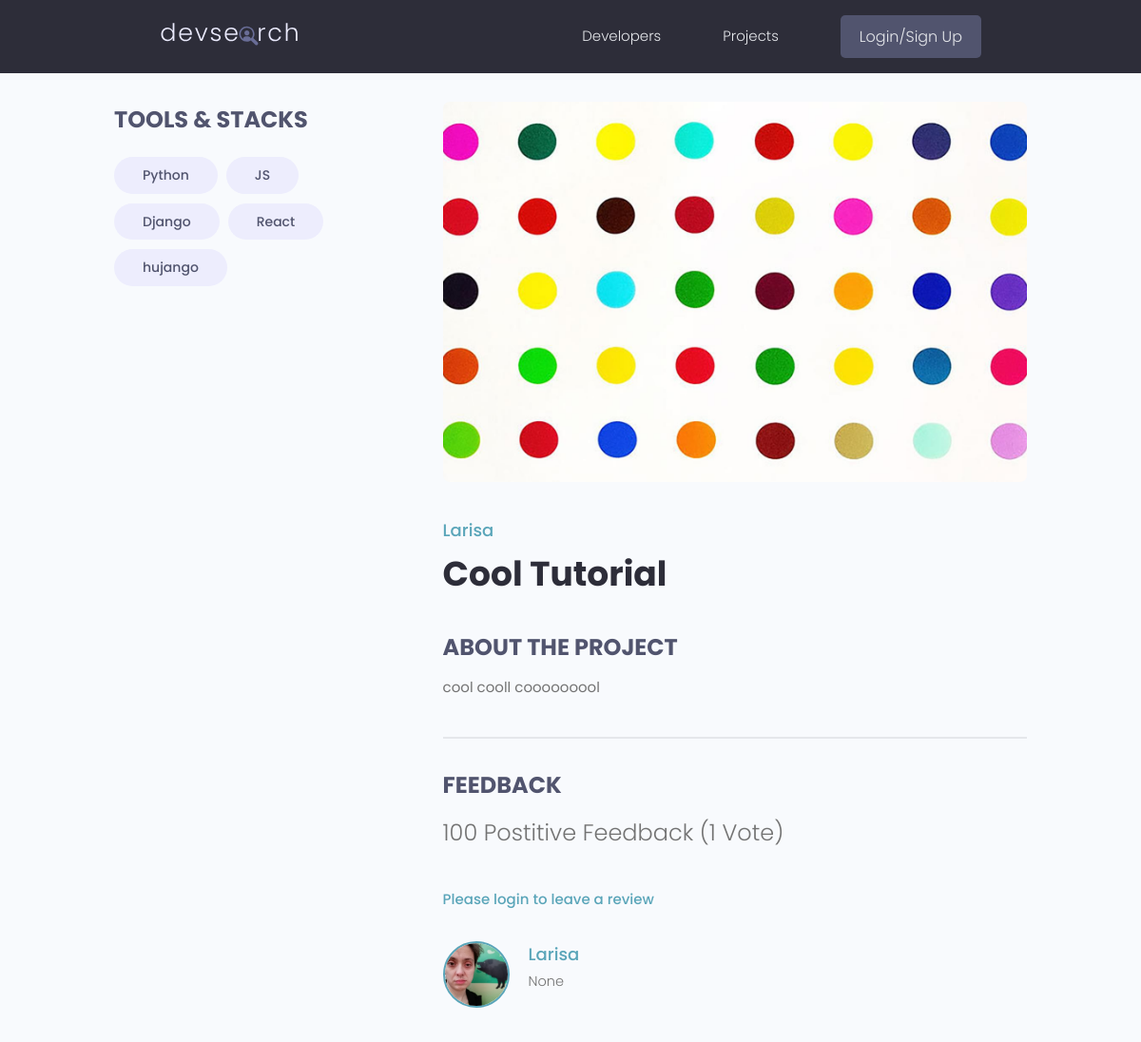
/projects/project/8d7c7fb3-6773-4437-bbe5-e133449baf8a, run on the app's committed database.
### projects/models.py (models this page shows, shortened)
class Tag(models.Model):
    name = models.CharField(max_length=200)
    created = models.DateTimeField(auto_now_add=True)
    id = models.UUIDField(default=uuid.uuid4, unique=True, primary_key=True, editable=False)
    def __str__(self):
        return self.name

class Project(models.Model):
    owner = models.ForeignKey(Profile, null=True, blank=True, on_delete=models.CASCADE)
    title = models.CharField(max_length=200)
    description = models.TextField(null=True, blank=True)
    featured_image = models.ImageField(null=True, blank=True, default="default.jpg")
    demo_link = models.CharField(max_length=2000, null=True, blank=True)
    source_link = models.CharField(max_length=2000, null=True, blank=True)
    tags = models.ManyToManyField('Tag', blank=True)
    vote_total = models.IntegerField(default=0, null=True, blank=True)
    vote_ratio = models.IntegerField(default=0, null=True, blank=True)
    created = models.DateTimeField(auto_now_add=True)
    id = models.UUIDField(default=uuid.uuid4, unique=True, primary_key=True, editable=False)
    class Meta:
        ordering = ['-vote_ratio', '-vote_total', 'title']
    @property
    def imageURL(self):
        try:
            url = self.featured_image.url
        except:
            url = ''
        return url
    @property
    def reviewers(self):
        queryset = self.review_set.all().values_list('owner__id', flat=True)
        return queryset

class Review(models.Model):
    VOTE_TYPE = (
        ('up', 'Up Vote'),
        ('down', 'Down Vote'),
    )
    owner = models.ForeignKey(Profile, on_delete=models.CASCADE, null=True)
    project = models.ForeignKey(Project, on_delete=models.CASCADE)
    body = models.TextField(null=True, blank=True)
    value = models.CharField(max_length=200, choices=VOTE_TYPE)
    created = models.DateTimeField(auto_now_add=True)
    id = models.UUIDField(default=uuid.uuid4, unique=True, primary_key=True, editable=False)
    class Meta:
        unique_together = [['owner', 'project']]

### users/models.py (models this page shows, shortened)
class Profile(models.Model):
    user = models.OneToOneField(User, on_delete=models.CASCADE, null=True, blank=True)
    name = models.CharField(max_length=200, blank=True, null=True)
    email = models.EmailField(max_length=500, blank=True, null=True)
    username = models.CharField(max_length=200, blank=True, null=True)
    location = models.CharField(max_length=200, blank=True, null=True)
    short_info = models.CharField(max_length=200, blank=True, null=True)
    bio = models.TextField(blank=True, null=True)
    profile_image = models.ImageField(null=True, blank=True, upload_to='profiles/', default='profiles/user-default.jpg')
    social_github = models.CharField(max_length=200, blank=True, null=True)
    social_twitter = models.CharField(max_length=200, blank=True, null=True)
    social_linkedin = models.CharField(max_length=200, blank=True, null=True)
    social_youtube = models.CharField(max_length=200, blank=True, null=True)
    social_website = models.CharField(max_length=200, blank=True, null=True)
    created = models.DateTimeField(auto_now_add=True)
    id = models.UUIDField(default=uuid.uuid4, unique=True, primary_key=True, editable=False)
    class Meta:
        ordering = ['created']

### projects/views.py (the view, shortened to what this page needs)
# urls.py: path('project/<str:pk>', views.project, name="project"),
def project(request, pk):
    projectObj = Project.objects.get(id=pk)
    form = ReviewForm()
    print("projectObj", projectObj.reviewers)
    return render(request, 'projects/project.html', {'project': projectObj, 'form': form})

### projects/templates/projects/project.html (shortened to what this page needs)
{% extends 'main.html' %}
{% block content %}
<main class="singleProject my-md">
    <div class="container">
      <div class="layout">
        <div class="column column--1of3">
          <h3 class="singleProject__subtitle">Tools & Stacks</h3>
          <div class="singleProject__toolStack">
            {% for tag in project.tags.all %}
            <span class="tag tag--pill tag--sub tag--lg">
                <small>{{ tag }}</small>
            </span>
            {% endfor %}
          </div>
        </div>
        <div class="column column--2of3">
          <img class="singleProject__preview" src="{{ project.imageURL}}" alt="portfolio thumbnail" />
          <a href="{% url 'user-profile' project.owner.id %}" class="singleProject__developer">{{project.owner.name}}</a>
          <h2 class="singleProject__title">{{ project.title }}</h2>
          <h3 class="singleProject__subtitle">About the Project</h3>
          <div class="singleProject__info">
            {{ project.description }}
          </div>
          <div class="comments">
            <h3 class="singleProject__subtitle">Feedback</h3>
            <h5 class="project--rating">
              {{ project.vote_ratio }} Postitive Feedback ({{project.vote_total}} Vote{{project.vote_total|pluralize:"s"}})
            </h5>
            {% if request.user.profile.id in project.reviewers %}
            <p> You have already submitted your review for this project </p>
            {% elif request.user.profile == project.owner %}
            <p> You cannot review your own project </p>
            {% else %}
            <a href="{% url 'login' %}?next={{request.path}}"> Please login to leave a review</a>
            {% endif %}
            <div class="commentList">
              {% for review in project.review_set.all %}
              <div class="comment">
                <a href="{% url 'user-profile' review.owner.id %}">
                  <img class="avatar avatar--md"
                    src="{{review.owner.profile_image.url}}" alt="user" />
                </a>
                <div class="comment__details">
                  <a href="{% url 'user-profile' review.owner.id %}" class="comment__author">{{review.owner.name}}</a>
                  <p class="comment__info">
                    {{review.body|linebreaksbr}}
                  </p>
                </div>
              </div>
              {% endfor %}
            </div>
          </div>
        </div>
      </div>
    </div>
  </main>
{% endblock content %}

### static/styles/app.css (style rules this page uses)
:root { --color-sub: #2d2d39; }
img { width: 100%; }
.singleProject .column--1of3 { order: 2; }
@media screen and (min-width: 1081px) { .singleProject .column--1of3 { order: 1; } }
@media screen and (min-width: 1081px) { .singleProject .column--2of3 { order: 2; } }
.singleProject__toolStack { margin-top: 2rem; margin-bottom: 4rem; }
.singleProject__preview { height: 50vh; object-fit: cover; object-position: top center; margin-bottom: 3rem; border-radius: 0.7rem; }
.singleProject__developer { font-size: 1.8rem; font-weight: 500; }
.singleProject__title { font-size: 3.6rem; font-weight: 700; color: var(--color-sub); margin-bottom: 3rem; }
.project--rating { margin-bottom: 1.6em; margin-top: .5em; }
.singleProject__subtitle { text-transform: uppercase; font-size: 2.4rem; font-weight: 700; color: var(--color-sub-light); margin-bottom: 1rem; }
.comments { margin-top: 4rem; padding-top: 3rem; border-top: 2px solid var(--color-light); }
.commentList { margin: 3rem 0; }
.comment { display: flex; gap: 2rem; }
.comment__author { font-size: 1.8rem; }
.comment__info { font-size: 1.45rem; }

### static/uikit/styles/modules/_variables.css (style rules this page uses)
:root { --color-main: #5aa5b9; --color-main-light: #e6faff; --color-sub: #3f4156; --color-sub-light: #51546e; --color-sub-lighter: #ededfd; --color-text: #737373; --color-gray: #8b8b8b; --color-light: #e5e7eb; --color-light-gray: #767676; --color-bg: #f8fafd; --color-white: #fffefd; --color-white-light: #f3f3f3; --color-success: #359e64; --color-success-bg: #def8e8; --color-error: #fc4b0b; --color-error-bg: #fff2ee; --font-base: 'Poppins', arial, helvetica, 'Segoe UI', roboto, ubuntu, sans-serif; --font-monospace: 'Fira Code', 'Courier New', courier, monospace; --font-regular: 300; --font-medium: 500; --font-bold: 700; --generic-shadow: 1px 1px 5px #00000010; --generic-transition: all 0.3s ease-in-out; }

### static/uikit/styles/modules/_base.css (style rules this page uses)
* { margin: 0; padding: 0; box-sizing: border-box; text-rendering: optimizeLegibility; color: inherit; font-size: inherit; }
html { font-size: 50%; }
@media only screen and (min-width: 480px) { html { font-size: 56.25%; } }
@media only screen and (min-width: 1200px) { html { font-size: 62.5%; } }
body { line-height: 1.6; font-weight: 400; font-size: 1.5rem; color: var(--color-text); background-color: var(--color-bg); min-height: 100vh; }

### static/uikit/styles/modules/_typography.css (style rules this page uses)
* { font-family: var(--font-base); }
h2 { font-size: 3.6rem; font-weight: var(--font-bold); }
h3 { font-size: 3.2rem; font-weight: var(--font-medium); }
h5 { font-size: 2.4rem; font-weight: var(--font-medium); }
h5, h6 { font-weight: var(--font-regular); }
p, span, strong { font-size: 1.6rem; color: var(--color-text); font-weight: var(--font-regular); }
a { padding-bottom: 2px; text-decoration: none; display: inline-block; color: var(--color-main); font-weight: var(--font-medium); }

### static/uikit/styles/modules/_utilities.css (style rules this page uses)
.container { width: 92%; max-width: 165rem; margin: 0 auto; box-sizing: border-box; }
@media screen and (min-width: 1000px) { .container { width: 90%; } }
@media screen and (min-width: 1200px) { .container { width: 80%; } }
.my-md { margin: 3rem auto; }

### static/uikit/styles/modules/_avatar.css (style rules this page uses)
.avatar { border-radius: 50%; border: 2px solid var(--color-main); object-fit: cover; }
.avatar--md { height: 7rem; width: 7rem; }

### static/uikit/styles/modules/_tag.css (style rules this page uses)
.tag { display: inline-flex; align-items: center; background-color: var(--color-sub); height: -webkit-fit-content; height: -moz-fit-content; height: fit-content; width: -webkit-fit-content; width: -moz-fit-content; width: fit-content; border-radius: 0.5rem; padding: 0.5rem 1.5rem; font-size: 1.2rem; cursor: pointer; }
.tag:not(:last-child) { margin-right: 0.25rem; margin-bottom: 0.75rem; }
.tag > small { color: var(--color-white); }
.tag--pill { border-radius: 5rem; }
.tag--sub, .tag--sub > small { background: var(--color-sub-lighter); color: var(--color-sub-light); font-weight: 500; }
.tag--lg { padding: 0.8rem 3rem; font-size: 1.4rem; }
.tag--lg:not(:last-child) { margin-right: 0.5rem; margin-bottom: 1rem; }

### static/uikit/styles/modules/_layout.css (style rules this page uses)
.layout { display: flex; flex-flow: row wrap; justify-content: space-between; }
.layout > .column { margin-bottom: 3rem; }
.layout > .column.column--1of3 { flex-basis: 30%; }
.layout > .column.column--2of3 { flex-basis: 64%; }

### data on the page
Tag: name "Python"
Tag: name "JS"
Tag: name "Django"
Tag: name "React"
Tag: name "hujango"
Project: imageURL (picture), owner.name "Larisa", title "Cool Tutorial", description "cool cooll cooooooool", vote_ratio "100", vote_total "1"
Review: owner.profile_image (picture), owner.name "Larisa", body "None"
